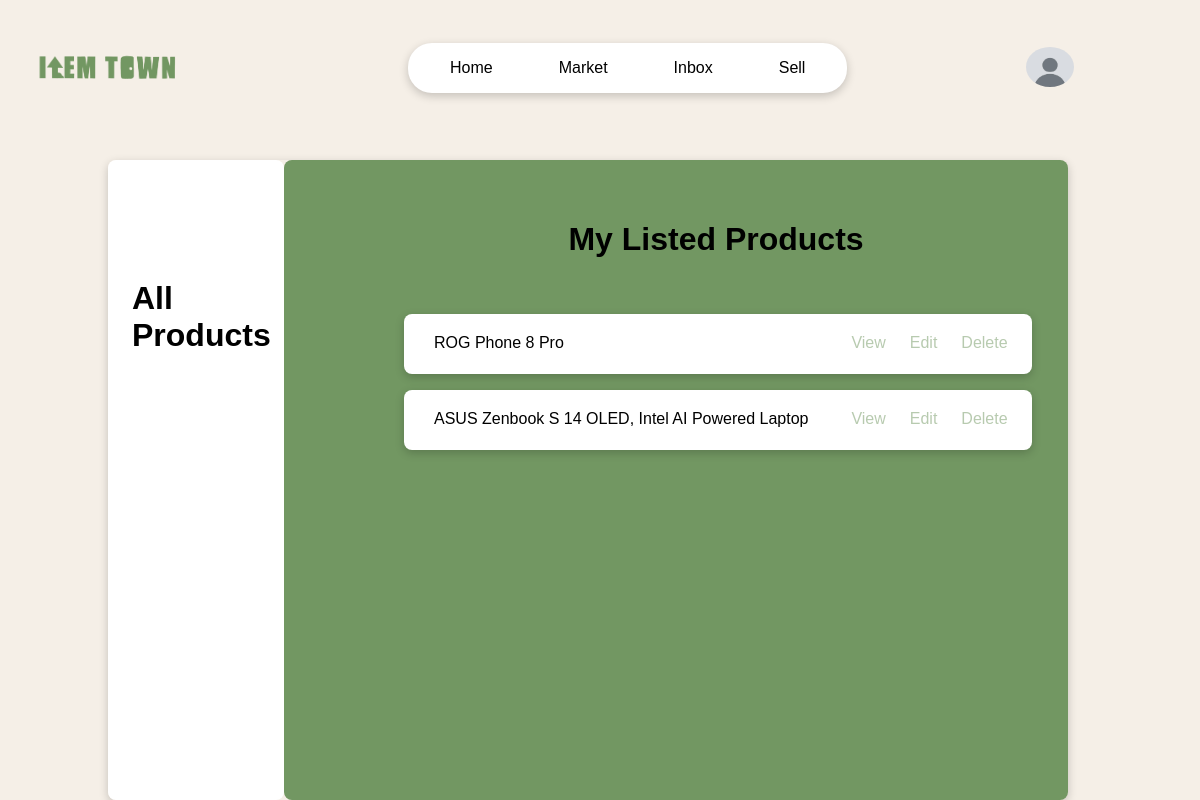
Page /market/my-product/ (signed in) on the committed database.
### users/models.py (models this page shows, shortened)
class Profile(models.Model):
    user=models.OneToOneField(User,on_delete=models.CASCADE)
    username=models.CharField(max_length=20,null=False,unique=True)
    first_name=models.CharField(max_length=20,null=False)
    last_name=models.CharField(max_length=50,null=False)
    email=models.EmailField()
    id=models.UUIDField(default=uuid.uuid1,primary_key=True)
    pic=models.ImageField(default='user/user.jpg',upload_to='user/')

### market/models.py (models this page shows, shortened)
class Product(models.Model):
    owner=models.ForeignKey('users.Profile',on_delete=models.CASCADE)
    product_id=models.UUIDField(default=uuid.uuid1,primary_key=True)
    title=models.CharField(max_length=50,null=False)
    short_discription=models.CharField(max_length=100,null=True,blank=True,default='')
    discription=models.TextField(max_length=500,null=True,blank=True)
    price=models.IntegerField(default=0,null=False)
    main_img=models.ImageField(default='default/market.png',upload_to='iteams/')
    sub_img1=models.ImageField(default='default/market.png',upload_to='iteams/')
    sub_img2=models.ImageField(default='default/market.png',upload_to='iteams/')
    sub_img3=models.ImageField(default='default/market.png',upload_to='iteams/')
    sub_img4=models.ImageField(default='default/market.png',upload_to='iteams/')
    ownership_type_options=(
        ('1st','1st Owner'),
        ('2nd','2nd Owner'),
        ('2nd+','More than 2nd'),
    )
    ownership_type=models.CharField(max_length=50,choices=ownership_type_options,default=None)
    purchase_date=models.DateField(null=True,blank=True)
    bill_and_box_options=(
        ('Yes','Have either bill/box'),
        ('No',"I don't have bill or box")
    )
    bill_and_box=models.CharField(choices=bill_and_box_options,max_length=50,default=None,null=True,blank=True)
    created = models.DateTimeField(auto_now_add=True)
    tags=models.ManyToManyField(Tag,blank=True)
    class Meta:
        ordering=['-created']

### market/views.py (the view)
# urls.py: path('my-product/',views.user_product_page,name='my_product'),
@login_required(login_url='login_user')
def user_product_page(request):
    owner=request.user.profile
    user_products=Product.objects.filter(owner=owner)
    content={
        'user_products':user_products,
    }
    return render(request,'market/user_product_page.html',content)

### market/templates/market/user_product_page.html
{% extends 'page/nav.html'%}
{% load static %}
{%block css%}
<link rel="stylesheet" href="{% static 'style/user_product_page.css'%}">
{%endblock%}
{% block body %}
    <div class="product-container">
        <div class="user-container">
            <h1 class="user-container-heading">All Products</h1>
        </div>
        <div class="info-container">
            <center><h1> My Listed Products</h1></center><br>
            {%if user_products%}
                {%for products in user_products%}
                    <ul class="info-container-list">
                        <li class="info-container-list-iteam">{{products.title}}
                            <a class="info-container-button" href="{% url 'delete_product' pk=products.product_id%}">Delete</a>
                            <a class="info-container-button" href="{% url 'edit_product' pk=products.product_id%}">Edit</a>
                            <a class="info-container-button" href="{% url 'detail_product' products.product_id%}">View</a></li>
                    </ul>
                {%endfor%}
            {%else%}
                <h1>You Haven't List Any Products In Market</h1>
            {%endif%}
        </div>
    </div>
{%endblock%}

### page/templates/page/nav.html (shortened to what this page needs)
<!DOCTYPE html>
<head>
{% load static %}
<link rel="stylesheet" href="{% static 'style/nav.css'%}">
{%block css%}
{%endblock%}
</head>
<body>
    <nav class="navbar">
        <img src="{%static 'img/default/logo.png'%}" class="logo">
        <div class="nav-items">
            <a href="{% url 'home'%}">Home</a>
            <a href="{% url 'market'%}">Market</a>
            <a href="{%url 'inbox'%}">Inbox</a>
            <a href="{%url 'upload_product'%}">Sell</a>
        </div>
        {%if request.user.is_authenticated%}
        <div class="dropdown">
            <button class="dropbtn"><img src="{{request.user.profile.pic.url }}" class="profile-pic"></button>
          </div>
        {%else%}
        <a href="{%url 'login_user'%}" class="login-button">Login</a>
        {%endif%}
    </nav>
{%block body%}
{%endblock%}
</body>
</body>

### static/style/nav.css (style rules this page uses)
body { margin: 0; font-family: Arial, sans-serif; background-color: #F5EFE7; }
.navbar { display: flex; align-items: center; padding: 1vh 2vw; height: 8vh; background-color: transparent; margin-bottom: 10vh; position: relative; }
.logo { margin-top: 7vh; position: absolute; left: 3vw; width: 12vw; }
.navbar .nav-items { margin-top: 7vh; margin-left: 32vw; background-color: white; display: flex; gap: 1.5vw; border-radius: 2vw; box-shadow: 0 3px 10px rgb(0 0 0 / 0.2); padding: 1.5vh 1.5vw; }
.navbar .nav-items a { text-decoration: none; color: black; padding: 0.5vh 2vw; border-radius: 1vw; font-size: 2vh; transition: background-color 0.3s; }
.dropdown { position: relative; margin-left: auto; margin-top: 7vh; margin-right: 8vw; }
.dropbtn { background-color: transparent; border: none; cursor: pointer; }
.profile-pic { width: 6vh; height: 5vh; border-radius: 50%; }

### static/style/user_product_page.css (style rules this page uses)
.product-container { display: flex; width: 80%; height:auto; min-height: 80vh; margin-left: 9vw; margin-right: 10vw; border-radius: 8px; box-shadow: 0 3px 10px rgb(0 0 0 / 0.2); }
.user-container { width: 20%; border-radius: 8px; background-color: white; }
.user-container-heading { margin-top: 15vh; margin-left: 2vw; }
.info-container { width: 80%; padding-top: 5vh; padding-left: 10vh; border-radius: 8px; background-color:#729762; }
.info-container-list { list-style: None; margin-top: 2vh; font-size: 2vh; }
.info-container-list-iteam { width: 90%; height: 5vh; border-radius: 8px; box-shadow: 0 3px 10px rgb(0 0 0 / 0.2); background-color: white; padding-top: 2.5vh; padding-left: 2.5vw; transition: transform 1s ease; }
.info-container-button { text-decoration: none; float: right; color:#729762; opacity: 0.5; display: block; padding-right: 2vw; }

### rows in the picture
Product: title "ROG Phone 8 Pro"
Product: title "ASUS Zenbook S 14 OLED, Intel AI Powered Laptop"
